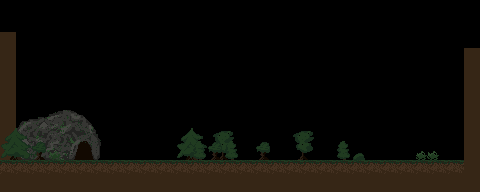

Rendered tile map (Tiled .tmx) drawn with the repository's tilesets; below, a short description and the map source with its tile grids summarised:
An orthogonal 30x12 tile map with 16x16 px tiles, 3 tile layers (tiles, tiles2, top) and 3 objects (entry, exit, sba).

<map version="2017.05.26" orientation="orthogonal" renderorder="right-down" width="30" height="12" tilewidth="16" tileheight="16" nextobjectid="114">
 <tileset firstgid="1" name="tileset_new.png" tilewidth="16" tileheight="16" tilecount="432" columns="24">
  <image source="../images/tileset_new.png" width="384" height="288" />
 </tileset>
 <layer name="tiles" width="30" height="12">
  <properties>
   <property name="tileset" value="tileset_new.png" />
  </properties>
  <data>[360 cells, 111 non-empty, 38 distinct tile ids]</data>
 </layer>
 <layer name="tiles2" width="30" height="12">
  <properties>
   <property name="tileset" value="tileset_new.png" />
  </properties>
  <data>[360 cells, 14 non-empty, 10 distinct tile ids]</data>
 </layer>
 <objectgroup name="exits">
  <object id="89" name="entryE" type="entry" x="384" y="128" width="16" height="32">
   <properties>
    <property name="ID" value="1" />
   </properties>
  </object>
  <object id="109" name="exitCave" type="exit" x="96" y="128" width="32" height="32">
   <properties>
    <property name="name" value="s0_e2_outro" />
    <property name="type" value="touch" />
   </properties>
  </object>
 </objectgroup>
 <layer name="top" width="30" height="12">
  <properties>
   <property name="tileset" value="tileset_new.png" />
  </properties>
  <data>[360 cells, 6 non-empty, 6 distinct tile ids]</data>
 </layer>
 <objectgroup name="global">
  <properties>
   <property name="background" value="background_morning.png" />
   <property name="backgroundScale" value="1" />
   <property name="backgroundSizeX" value="800" />
   <property name="backgroundSizeY" value="600" />
   <property name="clouds" value="morning" />
   <property name="moon" value="true" />
   <property name="parallax" value="mountain" />
   <property name="stars" value="true" />
  </properties>
 </objectgroup>
 <objectgroup name="tutorial">
  <object id="113" name="walkLeft" type="sba" x="368" y="128" width="64" height="32">
   <properties>
    <property name="icon" value="buttonLeft" />
   </properties>
  </object>
 </objectgroup>
 <objectgroup name="collectibles" />
</map>
